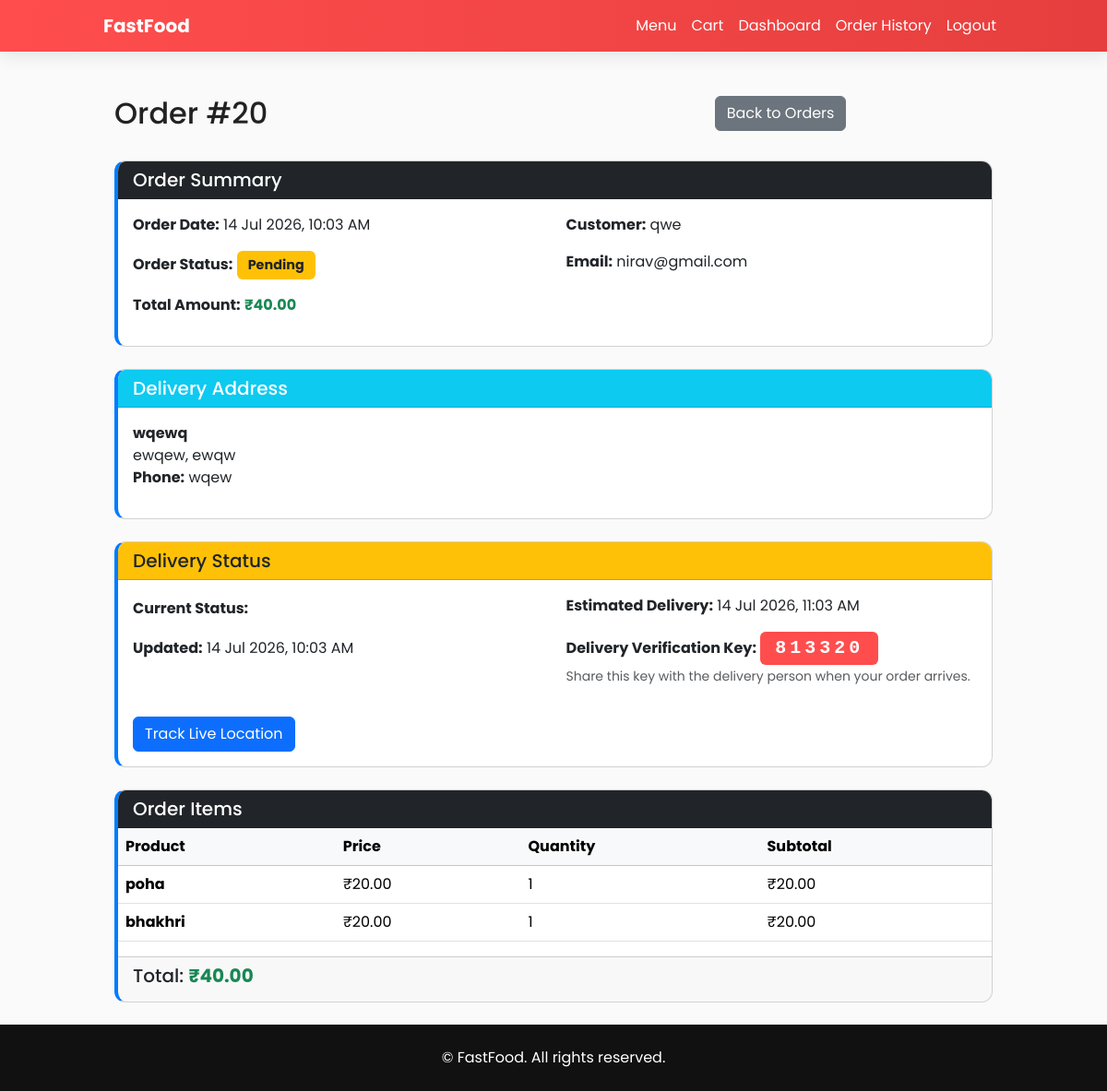
Page /order/20/ (signed in) on the earlier database version.
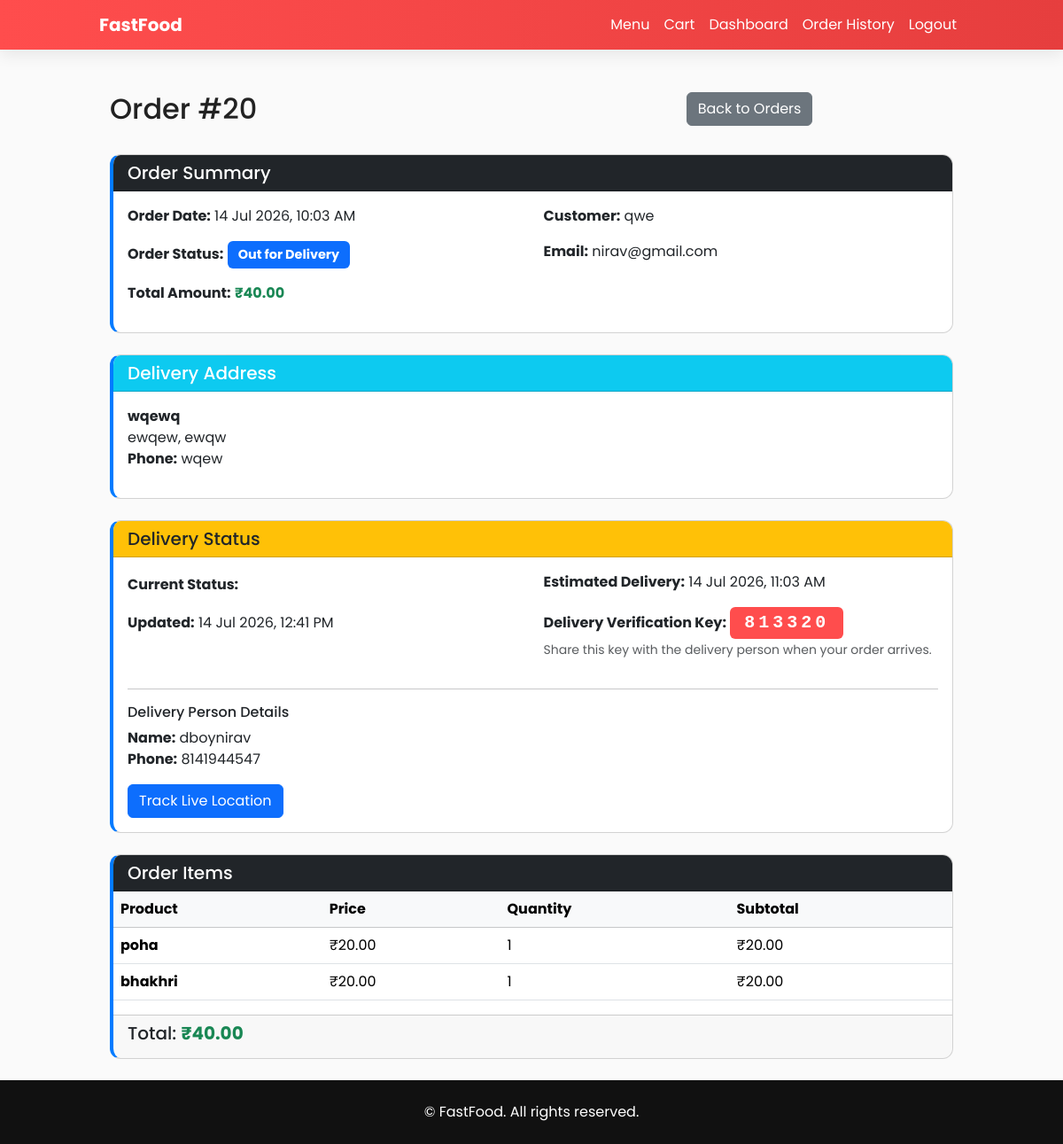
Same page on the later database version.
### food_app/models.py (models this page shows, shortened)
class Order(models.Model):
    user = models.ForeignKey(User, on_delete=models.CASCADE)
    cart = models.ForeignKey(Cart, on_delete=models.SET_NULL, null=True, blank=True)
    total = models.DecimalField(max_digits=10, decimal_places=2)
    created_at = models.DateTimeField(default=timezone.now)
    status = models.CharField(max_length=20, default="Pending")
    delivery_address = models.ForeignKey(DeliveryAddress, on_delete=models.SET_NULL, null=True, blank=True)

class Delivery(models.Model):
    STATUS_CHOICES = [
        ('pending', 'Pending Assignment'),
        ('assigned', 'Assigned'),
        ('picked_up', 'Picked Up'),
        ('in_transit', 'In Transit'),
        ('delivered', 'Delivered'),
        ('cancelled', 'Cancelled'),
    ]
    order = models.OneToOneField(Order, on_delete=models.CASCADE, related_name="delivery")
    delivery_person = models.ForeignKey(DeliveryPerson, on_delete=models.SET_NULL, null=True, blank=True, related_name="deliveries")
    status = models.CharField(max_length=20, choices=STATUS_CHOICES, default='pending')
    estimated_delivery_time = models.DateTimeField(blank=True, null=True)
    actual_delivery_time = models.DateTimeField(blank=True, null=True)
    delivery_code = models.CharField(max_length=10, default="", blank=True)
    created_at = models.DateTimeField(default=timezone.now)
    updated_at = models.DateTimeField(auto_now=True)
    class Meta:
        verbose_name_plural = "Deliveries"

class DeliveryAddress(models.Model):
    user = models.ForeignKey(User, on_delete=models.CASCADE, related_name="delivery_addresses")
    street_address = models.CharField(max_length=255)
    city = models.CharField(max_length=100)
    postal_code = models.CharField(max_length=20)
    phone = models.CharField(max_length=20)
    latitude = models.FloatField(blank=True, null=True)
    longitude = models.FloatField(blank=True, null=True)
    is_default = models.BooleanField(default=False)
    created_at = models.DateTimeField(default=timezone.now)
    class Meta:
        verbose_name_plural = "Delivery Addresses"

class DeliveryPerson(models.Model):
    STATUS_CHOICES = [
        ('available', 'Available'),
        ('busy', 'Busy'),
        ('offline', 'Offline'),
    ]
    user = models.OneToOneField(User, on_delete=models.CASCADE, related_name="delivery_person")
    phone = models.CharField(max_length=20)
    vehicle_info = models.CharField(max_length=255, blank=True)
    status = models.CharField(max_length=20, choices=STATUS_CHOICES, default='available')
    current_latitude = models.FloatField(blank=True, null=True)
    current_longitude = models.FloatField(blank=True, null=True)
    total_deliveries = models.PositiveIntegerField(default=0)

### food_app/views.py (the view)
# urls.py: path("order/<int:order_id>/", views.order_detail, name="order_detail"),
@login_required(login_url="login")
def order_detail(request, order_id):
    redirect_response = redirect_for_role(request)
    if redirect_response:
        return redirect_response
    order = get_object_or_404(Order, id=order_id, user=request.user)
    order_items = order.items.all()
    delivery = getattr(order, 'delivery', None)
    return render(request, "food_app/order_detail.html", {
        "order": order,
        "order_items": order_items,
        "delivery": delivery
    })

### food_app/models.py (called while the page is built)
    @property
    def subtotal(self):
        return self.quantity * self.price

### food_app/views.py (called while the page is built)
def get_user_role(user):
    try:
        return user.userprofile.role
    except UserProfile.DoesNotExist:
        return "customer"

def redirect_for_role(request):
    if request.user.is_authenticated:
        role = get_user_role(request.user)
        if role == "admin":
            messages.info(request, "Admin staff use the admin dashboard.")
            return redirect("admin_dashboard")
        if role == "delivery":
            messages.info(request, "Delivery staff use the delivery dashboard.")
            return redirect("delivery_dashboard")
    return None

### food_app/templates/food_app/order_detail.html (shortened to what the changed rows need)
{% extends 'food_app/base.html' %}
{% block content %}
<div class="container mt-5">
    <div class="row mb-4">
        <div class="col-md-8">
            <h2>Order #{{ order.id }}</h2>
        </div>
    </div>
    <div class="card mb-4">
        <div class="card-body">
            <div class="row">
                <div class="col-md-6">
                    <p><strong>Order Date:</strong> {{ order.created_at|date:"d M Y, h:i A" }}</p>
                    <p><strong>Order Status:</strong> <span class="badge {% if order.status == 'Delivered' %}bg-success{% elif order.status == 'Cancelled' %}bg-danger{% elif order.status == 'Out for Delivery' %}bg-primary{% elif order.status == 'Assigned' %}bg-info text-dark{% else %}bg-warning text-dark{% endif %}">{{ order.status }}</span></p>
                    <p><strong>Total Amount:</strong> <strong class="text-success">₹{{ order.total }}</strong></p>
                </div>
                <div class="col-md-6">
                    <p><strong>Customer:</strong> {{ order.user.username }}</p>
                    <p><strong>Email:</strong> {{ order.user.email }}</p>
                </div>
            </div>
        </div>
    </div>
    {% if order.delivery_address %}
    <div class="card mb-4">
        <div class="card-header bg-info text-white">
            <h5 class="mb-0">Delivery Address</h5>
        </div>
        <div class="card-body">
            <p>
                <strong>{{ order.delivery_address.street_address }}</strong><br>
                {{ order.delivery_address.city }}, {{ order.delivery_address.postal_code }}<br>
                <strong>Phone:</strong> {{ order.delivery_address.phone }}
            </p>
        </div>
    </div>
    {% endif %}
    {% if delivery %}
    <div class="card mb-4">
        <div class="card-header bg-warning text-dark">
            <h5 class="mb-0">Delivery Status</h5>
        </div>
        <div class="card-body">
            <div class="row">
                <div class="col-md-6">
                    <p><strong>Current Status:</strong> <span class="badge badge-{% if delivery.status == 'delivered' %}success{% elif delivery.status == 'cancelled' %}danger{% else %}warning{% endif %}">{{ delivery.get_status_display }}</span></p>
                    <p><strong>Updated:</strong> {{ delivery.updated_at|date:"d M Y, h:i A" }}</p>
                </div>
                <div class="col-md-6">
                    {% if delivery.estimated_delivery_time %}
                    <p><strong>Estimated Delivery:</strong> {{ delivery.estimated_delivery_time|date:"d M Y, h:i A" }}</p>
                    {% endif %}
                    {% if delivery.status != 'delivered' and delivery.delivery_code %}
                    <p>
                        <strong>Delivery Verification Key:</strong>
                        <span class="badge fs-5 px-3 py-2" style="background:#ff4d4d;color:#fff;letter-spacing:4px;font-weight:700;font-family:monospace;">{{ delivery.delivery_code }}</span><br>
                        <small class="text-muted">Share this key with the delivery person when your order arrives.</small>
                    </p>
                    {% endif %}
                </div>
            </div>
            {% if delivery.delivery_person %}
            <hr>
            <h6>Delivery Person Details</h6>
            <p>
                <strong>Name:</strong> {{ delivery.delivery_person.user.get_full_name|default:delivery.delivery_person.user.username }}<br>
                <strong>Phone:</strong> {{ delivery.delivery_person.phone }}<br>
            </p>
            {% endif %}
            {% if delivery.status != 'delivered' and delivery.status != 'cancelled' %}
            <div class="mt-3">
                <a href="{% url 'track_order' order.id %}" class="btn btn-primary">Track Live Location</a>
            </div>
            {% endif %}
        </div>
    </div>
    {% endif %}
    <div class="card">
        <div class="table-responsive">
            <table class="table table-hover">
                <thead class="table-light">
                    <tr>
                        <th>Product</th>
                        <th>Price</th>
                        <th>Quantity</th>
                        <th>Subtotal</th>
                    </tr>
                </thead>
            </table>
        </div>
        <div class="card-footer text-right">
            <h5>Total: <strong class="text-success">₹{{ order.total }}</strong></h5>
        </div>
    </div>
</div>
{% endblock %}

Differences in the rows shown:
changed Order "qwe": status "Pending" → "Out for Delivery"
changed Delivery: updated_at "14 Jul 2026, 10:03 AM" → "14 Jul 2026, 12:41 PM"; delivery_person_id empty → 4 (drawn); delivery_person.user.get_full_name (not shown) → "dboynirav"; delivery_person.phone (not shown) → "8141944547"
Other differences:
text now shown: "Delivery Person Details Name: Phone:"
